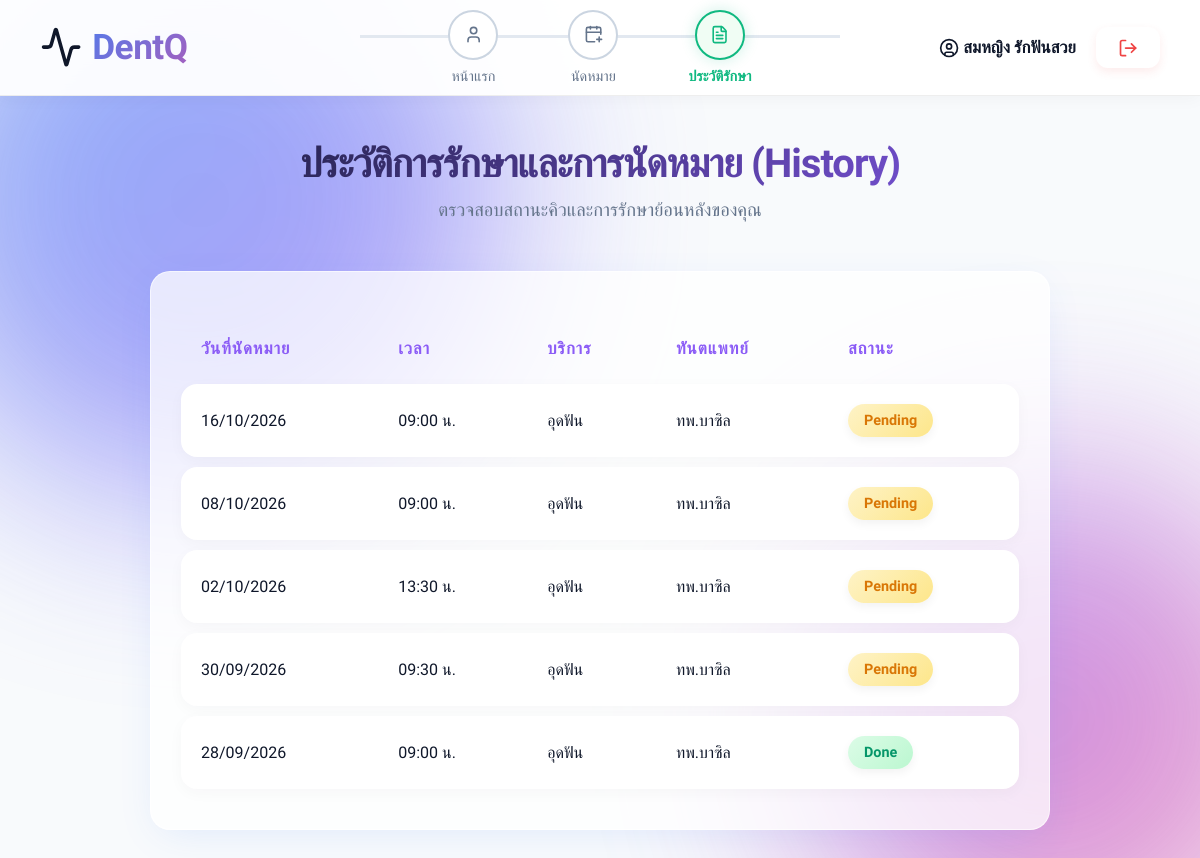
The app's page /history.php (signed in) with its own data.
### tables this page shows
CREATE TABLE `appointment` (
  `Appointment_ID` int(11) NOT NULL,
  `Patient_ID` int(11) DEFAULT NULL,
  `Dentist_ID` int(11) DEFAULT NULL,
  `Service_ID` int(11) DEFAULT NULL,
  `Appt_Date` date DEFAULT NULL,
  `Time_Slot` time DEFAULT NULL,
  `Status` varchar(20) DEFAULT 'Pending'
);

CREATE TABLE `service` (
  `Service_ID` int(11) NOT NULL,
  `Service_Name` varchar(100) NOT NULL,
  `Description` text DEFAULT NULL,
  `Duration` int(11) NOT NULL,
  `Price` decimal(10,2) NOT NULL
);

CREATE TABLE `dentist` (
  `Dentist_ID` int(11) NOT NULL,
  `Name` varchar(100) NOT NULL,
  `Specialty` varchar(100) DEFAULT NULL,
  `Phone` varchar(20) DEFAULT NULL,
  `Email` varchar(100) DEFAULT NULL,
  `Password` varchar(255) DEFAULT NULL,
  `Status` varchar(20) DEFAULT 'Active'
);

### history.php (the view, shortened to what this page needs)
<?php
require_once '../includes/db.php';
$patient_id = $_SESSION['user_id'];
$sql = "SELECT a.Appointment_ID, a.Appt_Date, a.Time_Slot, a.Status,
               s.Service_Name, d.Name AS Dentist_Name
        FROM Appointment a
        JOIN Service s ON a.Service_ID = s.Service_ID
        JOIN Dentist d ON a.Dentist_ID = d.Dentist_ID
        WHERE a.Patient_ID = $patient_id
        ORDER BY a.Appt_Date DESC, a.Time_Slot DESC";
$result = $conn->query($sql);
include '../includes/header.php';
?>
<div class="dashboard-header">
    <h2>ประวัติการรักษาและการนัดหมาย (History)</h2>
    <p>ตรวจสอบสถานะคิวและการรักษาย้อนหลังของคุณ</p>
</div>
<div class="booking-container" style="max-width: 900px; margin: 0 auto; background: #152238; padding: 30px; border-radius: 10px; border: 1px solid #2a4365;">
    <table style="width: 100%; border-collapse: collapse; text-align: left; color: white;">
        <thead>
            <tr style="border-bottom: 2px solid #2a4365; color: #a9bcd0;">
                <th style="padding: 12px;">วันที่นัดหมาย</th>
                <th style="padding: 12px;">เวลา</th>
                <th style="padding: 12px;">บริการ</th>
                <th style="padding: 12px;">ทันตแพทย์</th>
                <th style="padding: 12px;">สถานะ</th>
            </tr>
        </thead>
        <tbody>
            <?php if ($result->num_rows > 0): ?>
                <?php while($row = $result->fetch_assoc()): ?>
                    <tr style="border-bottom: 1px solid #2a4365;">
                        <td style="padding: 12px;"><?php echo date('d/m/Y', strtotime($row['Appt_Date'])); ?></td>
                        <td style="padding: 12px;"><?php echo date('H:i', strtotime($row['Time_Slot'])); ?> น.</td>
                        <td style="padding: 12px;"><?php echo htmlspecialchars($row['Service_Name']); ?></td>
                        <td style="padding: 12px;"><?php echo htmlspecialchars($row['Dentist_Name']); ?></td>
                        <td style="padding: 12px;">
                            <?php
                                $status = $row['Status'];
                                $badge_color = '#a9bcd0';
                                if($status == 'Pending') $badge_color = '#f39c12';
                                if($status == 'Done') $badge_color = '#4CAF50';
                            ?>
                            <span style="background: <?php echo $badge_color; ?>; color: white; padding: 4px 10px; border-radius: 12px; font-size: 0.85rem;">
                                <?php echo $status; ?>
                            </span>
                        </td>
                    </tr>
                <?php endwhile; ?>
            <?php else: ?>
                <tr>
                    <td colspan="5" style="padding: 20px; text-align: center; color: #a9bcd0;">ยังไม่มีประวัติการทำรายการ</td>
                </tr>
            <?php endif; ?>
        </tbody>
    </table>
</div>
<?php include '../includes/footer.php'; ?>

### header.php (shortened to what this page needs)
<?php
$current_page = basename($_SERVER['PHP_SELF']);
?>
<!DOCTYPE html>
<html lang="th">
<head>
    <link rel="stylesheet" href="../css/style.css?v=<?php echo time(); ?>">
</head>
<body>
    <nav class="navbar">
        <div class="logo" style="flex: 1;"><i data-lucide="activity"></i> DentQ</div>
        <div class="stepper-menu" style="flex: 2;">
            <?php if($_SESSION['role'] == 'Patient'): ?>
                <a href="index.php" class="nav-step <?php echo ($current_page == 'index.php') ? 'active' : ''; ?>">
                    <div class="step-circle"><i data-lucide="user"></i></div>
                    <span class="step-text">หน้าแรก</span>
                </a>
                <a href="booking.php" class="nav-step <?php echo ($current_page == 'booking.php' || $current_page == 'process_booking.php') ? 'active' : ''; ?>">
                    <div class="step-circle"><i data-lucide="calendar-plus"></i></div>
                    <span class="step-text">นัดหมาย</span>
                </a>
                <a href="history.php" class="nav-step <?php echo ($current_page == 'history.php') ? 'active' : ''; ?>">
                    <div class="step-circle"><i data-lucide="file-text"></i></div>
                    <span class="step-text">ประวัติรักษา</span>
                </a>
            <?php endif; ?>
        </div>
        <div class="user-profile" style="flex: 1; justify-content: flex-end;">
            <span><i data-lucide="user-circle"></i> <?php echo $_SESSION['user_name']; ?></span>
            <a href="../logout.php" class="btn-logout"><i data-lucide="log-out"></i></a>
        </div>
    </nav>
    <div class="main-content">

### footer.php (shortened to what this page needs)
</div>
</body>
</html>

### records on screen
appointment: Appt_Date "16/10/2026", Time_Slot "09:00", Service_ID.Service_Name "อุดฟัน", Dentist_ID.Name "ทพ.บาซิล", Status "Pending"
appointment: Appt_Date "08/10/2026", Time_Slot "09:00", Service_ID.Service_Name "อุดฟัน", Dentist_ID.Name "ทพ.บาซิล", Status "Pending"
appointment: Appt_Date "02/10/2026", Time_Slot "13:30", Service_ID.Service_Name "อุดฟัน", Dentist_ID.Name "ทพ.บาซิล", Status "Pending"
appointment: Appt_Date "30/09/2026", Time_Slot "09:30", Service_ID.Service_Name "อุดฟัน", Dentist_ID.Name "ทพ.บาซิล", Status "Pending"
appointment: Appt_Date "28/09/2026", Time_Slot "09:00", Service_ID.Service_Name "อุดฟัน", Dentist_ID.Name "ทพ.บาซิล", Status "Done"

### other values on screen
$_SESSION['user_name'] "สมหญิง รักฟันสวย"
